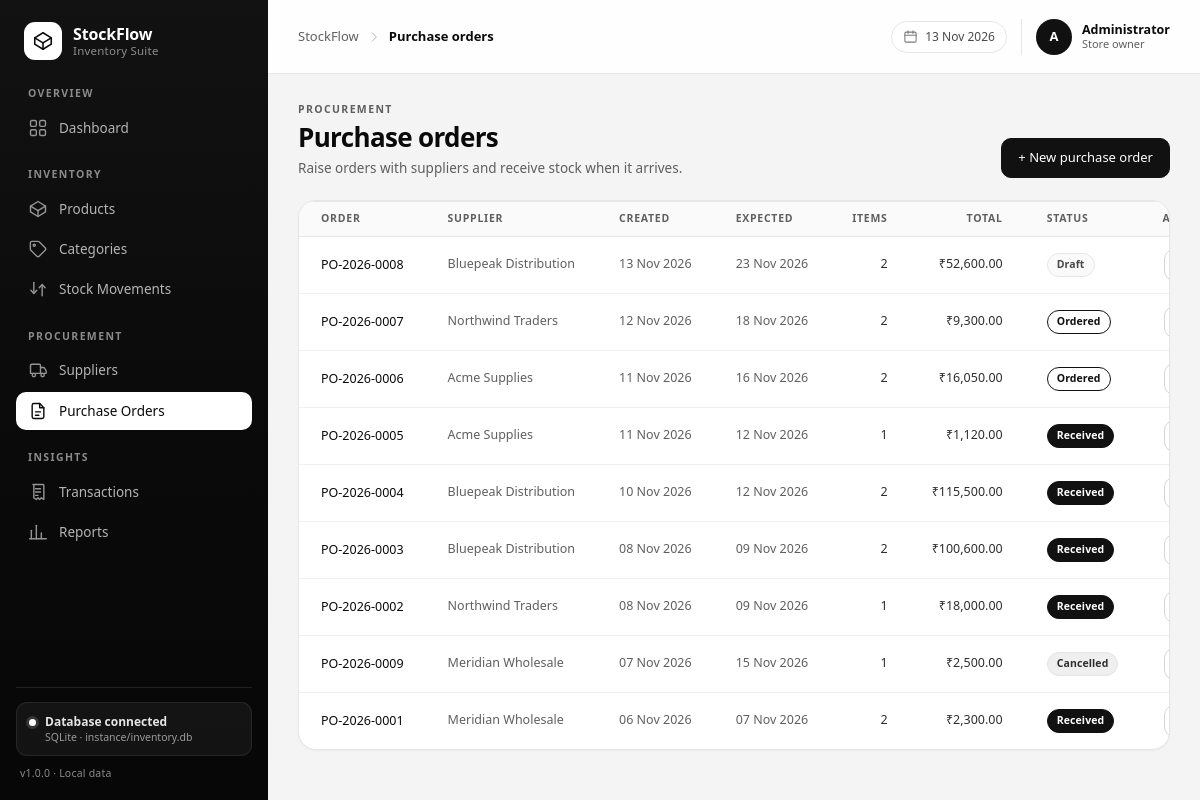
The app's page /purchase-orders/ with its own data.
### tables this page shows
CREATE TABLE purchase_orders (
    id            INTEGER PRIMARY KEY AUTOINCREMENT,
    po_number     TEXT NOT NULL UNIQUE,
    supplier_id   INTEGER REFERENCES suppliers(id) ON DELETE SET NULL,
    status        TEXT NOT NULL DEFAULT 'draft'
                  CHECK (status IN ('draft', 'ordered', 'received', 'cancelled')),
    order_date    TEXT NOT NULL DEFAULT (date('now', 'localtime')),
    expected_date TEXT,
    total_amount  REAL NOT NULL DEFAULT 0 CHECK (total_amount >= 0),
    notes         TEXT,
    created_at    TEXT NOT NULL DEFAULT (datetime('now', 'localtime'))
);

CREATE TABLE suppliers (
    id             INTEGER PRIMARY KEY AUTOINCREMENT,
    name           TEXT NOT NULL,
    contact_person TEXT,
    email          TEXT,
    phone          TEXT,
    address        TEXT,
    created_at     TEXT NOT NULL DEFAULT (datetime('now', 'localtime'))
);

### routes/purchase_orders.py (the view)
@purchase_orders_bp.route("/")
def index():
    orders = query(
        """
        SELECT po.*, s.name AS supplier_name,
               (SELECT COUNT(*) FROM purchase_order_items i
                 WHERE i.purchase_order_id = po.id) AS item_count
        FROM purchase_orders po
        LEFT JOIN suppliers s ON s.id = po.supplier_id
        ORDER BY po.created_at DESC, po.id DESC
        """
    )
    return render_template(
        "purchase_orders/list.html",
        page_title="Purchase orders",
        active_page="purchase_orders",
        orders=orders,
        status_labels=STATUS_LABELS,
    )

### database/db.py (called while the page is built)
def get_db():
    if "db" not in g:
        connection = sqlite3.connect(current_app.config["DATABASE"])
        connection.row_factory = sqlite3.Row
        connection.execute("PRAGMA foreign_keys = ON")
        g.db = connection
    return g.db

def query(sql, params=(), one=False):
    cursor = get_db().execute(sql, params)
    rows = cursor.fetchall()
    cursor.close()
    if one:
        return rows[0] if rows else None
    return rows

### utils/filters.py (called while the page is built)
def currency_symbol():
    if "_currency_symbol" not in g:
        symbol = current_app.config["CURRENCY_SYMBOL"]
        try:
            row = query(
                "SELECT value FROM settings WHERE key = 'currency_symbol'",
                one=True,
            )
            if row and row["value"]:
                symbol = row["value"]
        except Exception:
            pass
        g._currency_symbol = symbol
    return g._currency_symbol

def _parse_datetime(value):
    if not value:
        return None
    if isinstance(value, datetime):
        return value
    for fmt in ("%Y-%m-%d %H:%M:%S", "%Y-%m-%d"):
        try:
            return datetime.strptime(str(value), fmt)
        except ValueError:
            continue
    return None

### templates/purchase_orders/list.html (shortened to what this page needs)
{% extends 'base.html' %}
{% import 'partials/icons.html' as ui %}
{% block content %}
  <div class="page-head">
    <div>
      <p class="page-head__eyebrow">Procurement</p>
      <h1 class="page-head__title">Purchase orders</h1>
      <p class="page-head__subtitle">Raise orders with suppliers and receive stock when it arrives.</p>
    </div>
    <div class="page-head__actions">
      <a class="btn" href="{{ url_for('purchase_orders.create') }}">+ New purchase order</a>
    </div>
  </div>
  <section class="card card--flush">
    {% if orders %}
      <div class="table-wrap">
        <table class="table">
          <thead>
            <tr>
              <th>Order</th>
              <th>Supplier</th>
              <th>Created</th>
              <th>Expected</th>
              <th class="is-num">Items</th>
              <th class="is-num">Total</th>
              <th>Status</th>
              <th class="is-actions">Actions</th>
            </tr>
          </thead>
          <tbody>
            {% for order in orders %}
              <tr>
                <td><span class="cell-product__name">{{ order.po_number }}</span></td>
                <td class="is-muted">{{ order.supplier_name or 'Supplier removed' }}</td>
                <td class="is-muted">{{ order.created_at|datefmt }}</td>
                <td class="is-muted">{{ order.expected_date|datefmt if order.expected_date else '—' }}</td>
                <td class="is-num">{{ order.item_count }}</td>
                <td class="is-num">{{ order.total_amount|money }}</td>
                <td>
                  <span class="pill
                    {% if order.status == 'received' %}pill--dark
                    {% elif order.status == 'ordered' %}pill--outline
                    {% elif order.status == 'cancelled' %}pill--muted
                    {% else %}pill--plain{% endif %}">
                    {{ status_labels[order.status] }}
                  </span>
                </td>
                <td class="is-actions">
                  <a class="btn btn--ghost btn--sm" href="{{ url_for('purchase_orders.detail', order_id=order.id) }}">View</a>
                </td>
              </tr>
            {% endfor %}
          </tbody>
        </table>
      </div>
    {% endif %}
  </section>
{% endblock %}

### static/css/style.css (style rules this page uses)
:root { --bg: #f4f4f4; --surface: #ffffff; --surface-soft: #fafafa; --ink: #0a0a0a; --ink-soft: #2e2e2e; --muted: #5f5f5f; --muted-strong: #4a4a4a; --line: #e6e6e6; --line-strong: #d5d5d5; --brand: #111111; --brand-strong: #000000; --brand-soft: #f1f1f1; --navy: #0a0a0a; --radius-lg: 18px; --radius: 14px; --radius-sm: 10px; --shadow-sm: 0 1px 2px rgba(0, 0, 0, 0.04); --shadow-md: 0 1px 2px rgba(0, 0, 0, 0.04), 0 14px 34px -22px rgba(0, 0, 0, 0.35); --shadow-lg: 0 24px 48px -28px rgba(0, 0, 0, 0.45); --sidebar-w: 268px; --topbar-h: 74px; --font: "Segoe UI", -apple-system, BlinkMacSystemFont, "Inter", "Helvetica Neue", Arial, sans-serif; }
*, *::before, *::after { box-sizing: border-box; }
html { -webkit-text-size-adjust: 100%; }
body { margin: 0; font-family: var(--font); font-size: 14px; line-height: 1.5; color: var(--ink); background: var(--bg); -webkit-font-smoothing: antialiased; text-rendering: optimizeLegibility; }
h1, h2, h3, p, ul, ol, figure, dl, dd { margin: 0; }
a { color: inherit; text-decoration: none; }
table { border-collapse: collapse; width: 100%; }
.page-head { display: flex; align-items: flex-end; justify-content: space-between; gap: 20px; flex-wrap: wrap; margin-bottom: 22px; }
.page-head__eyebrow { font-size: 10.5px; font-weight: 600; letter-spacing: 0.13em; text-transform: uppercase; color: var(--muted); margin-bottom: 5px; }
.page-head__title { font-size: 26px; font-weight: 650; letter-spacing: -0.025em; line-height: 1.15; }
.page-head__subtitle { margin-top: 5px; font-size: 13.5px; color: var(--muted); }
.page-head__actions { display: flex; align-items: center; gap: 10px; flex-wrap: wrap; }
.card { background: var(--surface); border: 1px solid var(--line); border-radius: var(--radius-lg); box-shadow: var(--shadow-sm); overflow: hidden; }
.card--flush .table-wrap { border-top: 1px solid var(--line); }
.table-wrap { overflow-x: auto; }
.table { font-size: 12.5px; }
.table th { padding: 9px 22px; text-align: left; font-size: 10.5px; font-weight: 600; letter-spacing: 0.07em; text-transform: uppercase; color: var(--muted); background: var(--surface-soft); border-bottom: 1px solid var(--line); white-space: nowrap; }
.table td { padding: 12px 22px; border-bottom: 1px solid #f0f0f0; vertical-align: middle; color: var(--ink-soft); white-space: nowrap; }
.table tbody tr:last-child td { border-bottom: 0; }
.table .is-num { text-align: right; }
.table .is-muted { color: var(--muted); }
.table .is-actions { text-align: right; width: 1%; }
.cell-product__name { display: block; font-weight: 500; color: var(--ink); line-height: 1.3; }
.pill { display: inline-flex; align-items: center; gap: 6px; padding: 3px 9px; border-radius: 99px; border: 1px solid transparent; font-size: 10.5px; font-weight: 600; letter-spacing: 0.01em; white-space: nowrap; }
.pill--dark, .pill--danger { background: #111111; color: #ffffff; border-color: #111111; }
.pill--outline, .pill--ok { background: #ffffff; color: #111111; border-color: #111111; }
.pill--muted, .pill--warn { background: #efefef; color: #2e2e2e; border-color: #e3e3e3; }
.pill--plain { background: #fafafa; color: #4a4a4a; border-color: #e6e6e6; }
.btn { display: inline-flex; align-items: center; justify-content: center; gap: 7px; height: 40px; padding: 0 16px; border-radius: var(--radius-sm); border: 1px solid #111111; background: #111111; color: #ffffff; font-size: 13px; font-weight: 500; cursor: pointer; white-space: nowrap; transition: background 0.16s ease, border-color 0.16s ease, color 0.16s ease; }
.btn--ghost { background: var(--surface); border-color: var(--line-strong); color: var(--ink-soft); }
.btn--sm { height: 32px; padding: 0 11px; font-size: 12px; }

### records on screen
purchase_orders: po_number "PO-2026-0008", name "Bluepeak Distribution", created_at "13 Nov 2026", expected_date "23 Nov 2026", item_count "2", total_amount "₹52,600.00", status "Draft"
purchase_orders: po_number "PO-2026-0007", name "Northwind Traders", created_at "12 Nov 2026", expected_date "18 Nov 2026", item_count "2", total_amount "₹9,300.00", status "Ordered"
purchase_orders: po_number "PO-2026-0006", name "Acme Supplies", created_at "11 Nov 2026", expected_date "16 Nov 2026", item_count "2", total_amount "₹16,050.00", status "Ordered"
purchase_orders: po_number "PO-2026-0005", name "Acme Supplies", created_at "11 Nov 2026", expected_date "12 Nov 2026", item_count "1", total_amount "₹1,120.00", status "Received"
purchase_orders: po_number "PO-2026-0004", name "Bluepeak Distribution", created_at "10 Nov 2026", expected_date "12 Nov 2026", item_count "2", total_amount "₹115,500.00", status "Received"
purchase_orders: po_number "PO-2026-0003", name "Bluepeak Distribution", created_at "08 Nov 2026", expected_date "09 Nov 2026", item_count "2", total_amount "₹100,600.00", status "Received"
purchase_orders: po_number "PO-2026-0002", name "Northwind Traders", created_at "08 Nov 2026", expected_date "09 Nov 2026", item_count "1", total_amount "₹18,000.00", status "Received"
purchase_orders: po_number "PO-2026-0009", name "Meridian Wholesale", created_at "07 Nov 2026", expected_date "15 Nov 2026", item_count "1", total_amount "₹2,500.00", status "Cancelled"
purchase_orders: po_number "PO-2026-0001", name "Meridian Wholesale", created_at "06 Nov 2026", expected_date "07 Nov 2026", item_count "2", total_amount "₹2,300.00", status "Received"

### other values on screen
{{ config.APP_NAME }} "StockFlow"
{{ config.APP_TAGLINE }} "Inventory Suite"
{{ config.APP_VERSION }} "1.0.0"
{{ page_title|default('Dashboard') }} "Purchase orders"
